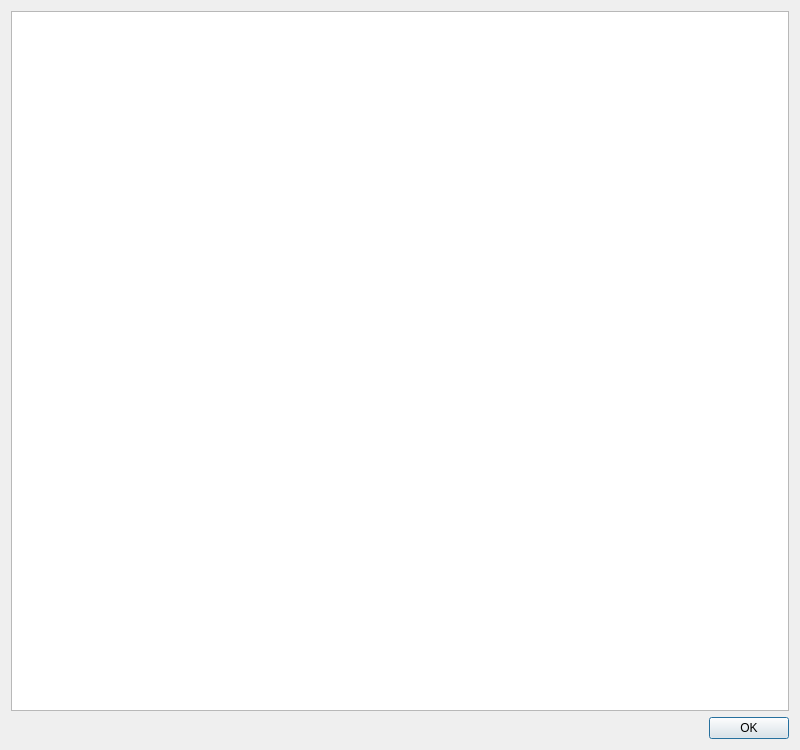
<?xml version="1.0" encoding="UTF-8"?>
<ui version="4.0">
 <class>DetailsDialog</class>
 <widget class="QDialog" name="DetailsDialog">
  <property name="geometry">
   <rect>
    <x>0</x>
    <y>0</y>
    <width>800</width>
    <height>750</height>
   </rect>
  </property>
  <property name="windowTitle">
   <string>Details</string>
  </property>
  <layout class="QVBoxLayout" name="verticalLayout">
   <item>
    <widget class="QTextBrowser" name="textBrowser"/>
   </item>
   <item>
    <widget class="QDialogButtonBox" name="buttonBox">
     <property name="orientation">
      <enum>Qt::Horizontal</enum>
     </property>
     <property name="standardButtons">
      <set>QDialogButtonBox::Ok</set>
     </property>
    </widget>
   </item>
  </layout>
 </widget>
 <resources/>
 <connections>
  <connection>
   <sender>buttonBox</sender>
   <signal>accepted()</signal>
   <receiver>DetailsDialog</receiver>
   <slot>accept()</slot>
   <hints>
    <hint type="sourcelabel">
     <x>248</x>
     <y>254</y>
    </hint>
    <hint type="destinationlabel">
     <x>157</x>
     <y>274</y>
    </hint>
   </hints>
  </connection>
  <connection>
   <sender>buttonBox</sender>
   <signal>rejected()</signal>
   <receiver>DetailsDialog</receiver>
   <slot>reject()</slot>
   <hints>
    <hint type="sourcelabel">
     <x>316</x>
     <y>260</y>
    </hint>
    <hint type="destinationlabel">
     <x>286</x>
     <y>274</y>
    </hint>
   </hints>
  </connection>
 </connections>
</ui>
